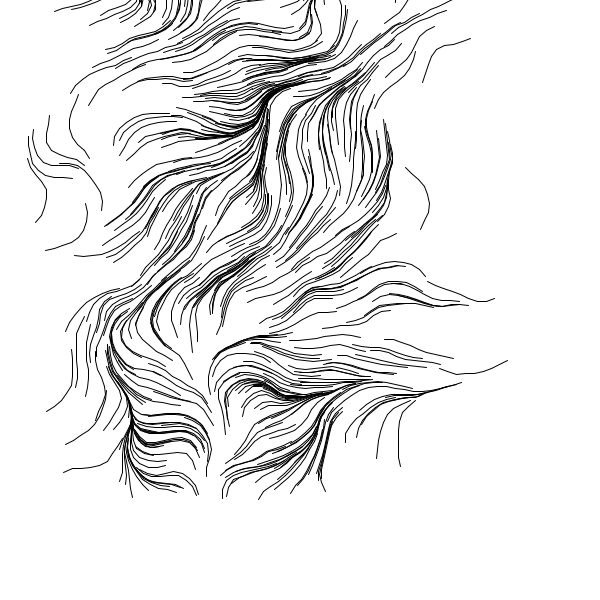
Frame 1 (no input)
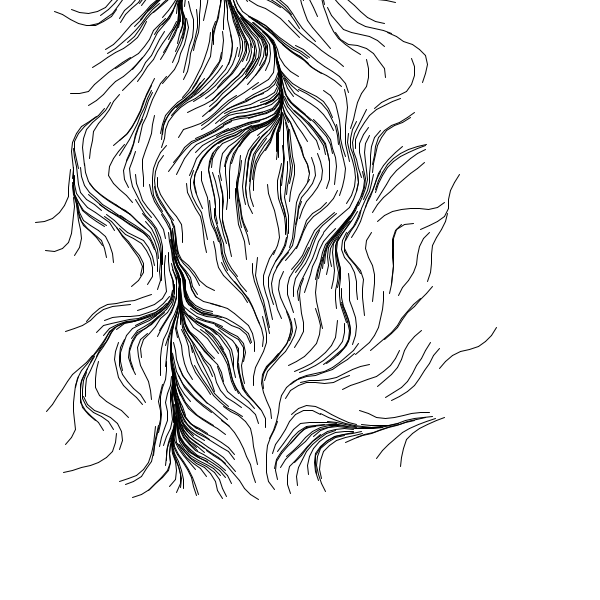
Frame 60 (the mouse pressed at the canvas centre just before this capture)
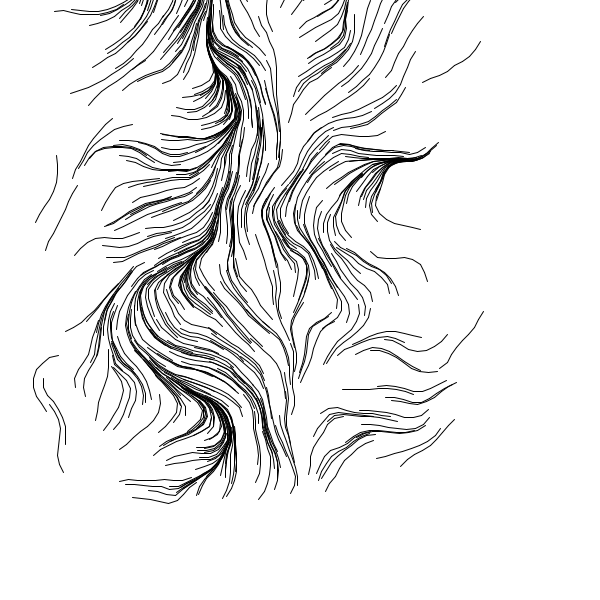
Frame 120 (the mouse held since frame 60 and released just before this capture)

The Processing sketch that drew these frames (run headless with seeded random() and noise(); from frame 60 on, the mouse is pressed at the canvas centre):

// Processing sketch: hair_flow
// ── hair_flow.pde
int h, a, i, r=500;
void setup() {
  size(600, 600);
}
void draw() {
  smooth();
  a-=mouseX-r/2;
  i-=mouseY-r/2;
  for (background(h=-1); ++h<r; )
  for (float y=h, x=noise(y)*r, n, c=0; ++c<9; line(x, y, x+=sin(n)*9, y+=cos(n)*9))
    n=noise((x+a/9)/99, (y+i/9)/99)*6;
}
